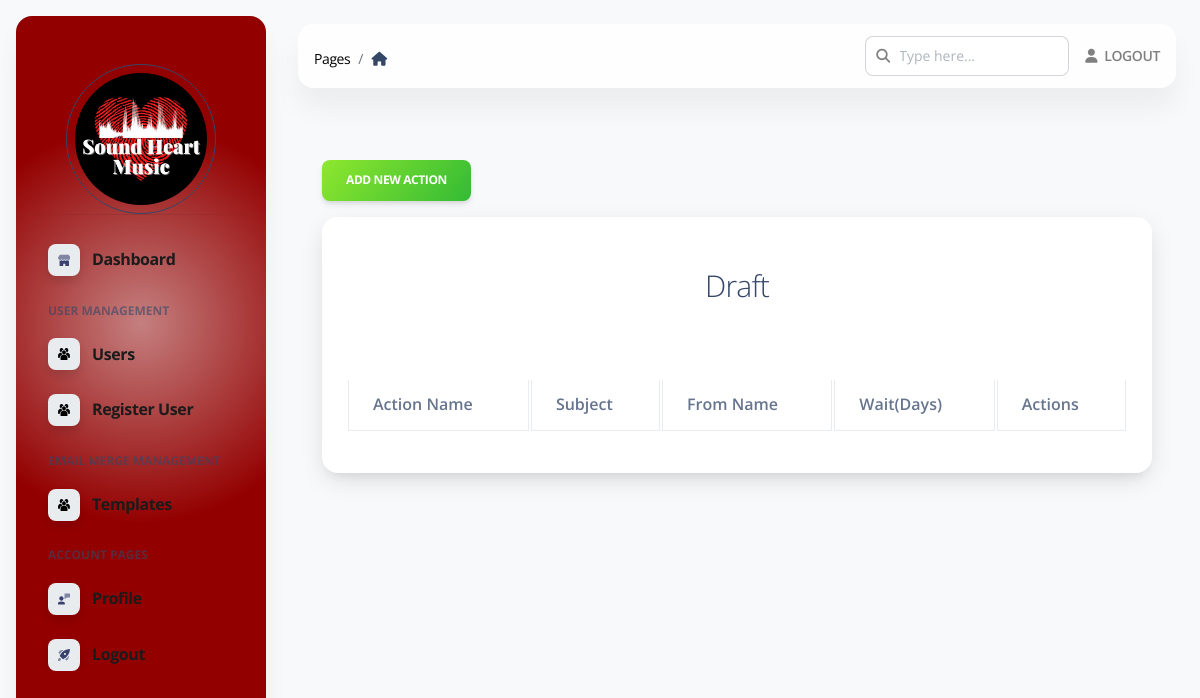
/template/view/3 (signed in), run on an earlier commit of the app's database.
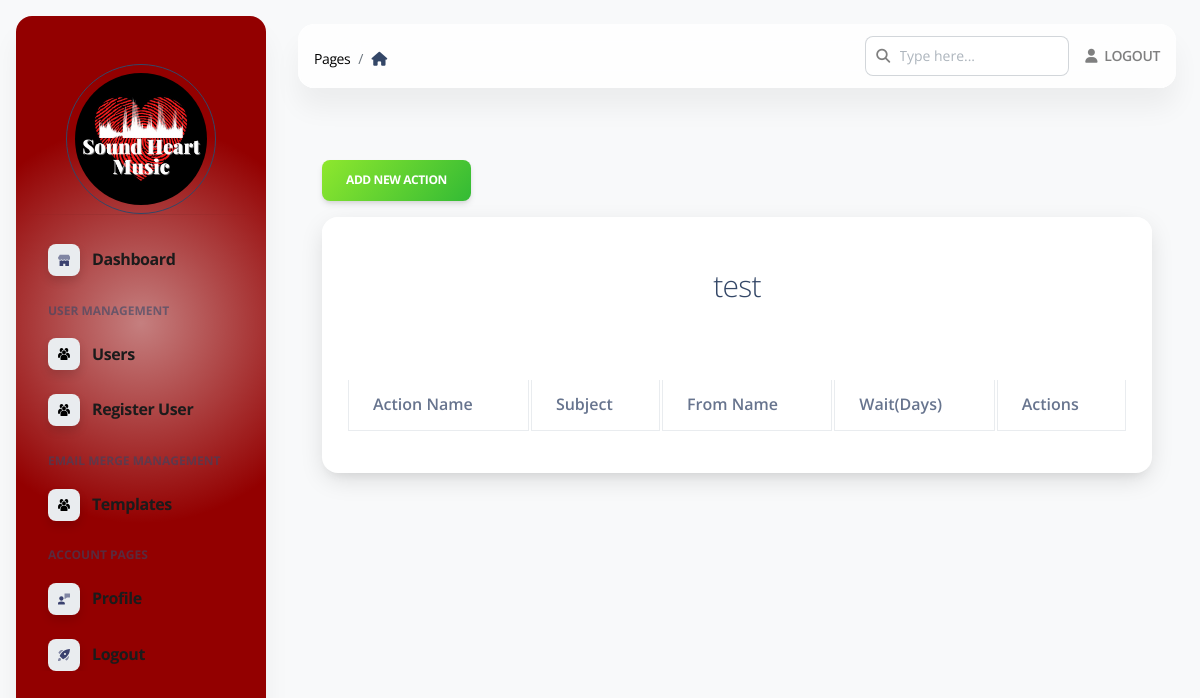
And on a later commit of the database.
### apps/models.py (models this page shows)
class Template(db.Model):
    id = db.Column(db.Integer, primary_key=True)
    template_name = db.Column(db.String(255))
    template_desc = db.Column(db.String(1024))
    status = db.Column(db.String(16))
    userid = db.Column(db.Integer)
    create_datetime = db.Column(db.DateTime(), default=datetime.datetime.utcnow, index=True)

### apps/home/routes.py (the view)
@blueprint.route('/template/view/<id>', methods=['GET'])
@login_required
@role_required('admin')
def template_view(id):
    temp =Template.query.get(id)
    template = {
        "name" : temp.template_name,
        "tempid" : temp.id
    }
    return render_template('home/admin_view_template.html',
                            template=template
                            )

### apps/__init__.py (called while the page is built)
def configure_database(app):
    @app.before_first_request
    def initialize_database():
        try:
            db.create_all()
        except Exception as e:
            print('> Error: DBMS Exception: ' + str(e) )
            basedir = os.path.abspath(os.path.dirname(__file__))
            app.config['SQLALCHEMY_DATABASE_URI'] = SQLALCHEMY_DATABASE_URI = 'sqlite:///' + os.path.join(basedir, 'db.sqlite3')
            print('> Fallback to SQLite ')
            db.create_all()
    @app.teardown_request
    def shutdown_session(exception=None):
        db.session.remove()

### apps/authentication/models.py (called while the page is built)
@login_manager.user_loader
def user_loader(id):
    return Users.query.filter_by(id=id).first()

### apps/home/routes.py (called while the page is built)
def role_required(role):
    def decorator(fn):
        @wraps(fn)
        def wrapper(*args, **kwargs):
            admin = Users.query.filter_by(email=current_user.email).first()
            if admin:
                if admin.role != role:
                    logout_user()
                    return redirect(url_for('home_blueprint.admin_login'))
                else:
                    return fn(*args, **kwargs)
            else:
                logout_user()
                return redirect(url_for('home_blueprint.admin_login'))
        return wrapper
    return decorator

### apps/templates/home/admin_view_template.html (shortened to what this page needs)
{% extends 'layouts/admin.html' %}
{% block stylesheets %}
    <link href="https://cdn.quilljs.com/1.3.6/quill.snow.css" rel="stylesheet">
    <link rel="stylesheet" href="https://cdn.datatables.net/1.13.6/css/jquery.dataTables.min.css">
    <link rel="stylesheet" href="https://cdn.datatables.net/1.13.4/css/dataTables.bootstrap.min.css">
    <link rel="stylesheet" href="https://cdn.datatables.net/fixedheader/3.3.2/css/fixedHeader.bootstrap.min.css">
    <link rel="stylesheet" href="https://cdn.datatables.net/responsive/2.4.1/css/responsive.bootstrap.min.css">
    <link rel="stylesheet" href="https://cdn.datatables.net/buttons/2.4.1/css/buttons.bootstrap5.min.css">
{% endblock stylesheets %}
{% block content %}
    <div class="container-fluid py-4">
        <div class="container mt-5">
            <button class="btn btn-success bg-gradient-success" data-bs-toggle="modal" id="addNewActionModalButton" onclick="addNewAction()" data-bs-target="#addNewActionModalMessage">Add New Action</button>
            <div class="card col shadow-lg border-0 rounded-lg">
                <div class="card-header"><h3 class="text-center font-weight-light my-4">{{template.name}}</h3></div>
                <div class="card-body">
                <table style="width:100%" id="filtersTable" class="table table-striped table-bordered nowrap">
                    <thead>
                    <tr>
                        <th>Action Name</th>
                        <th>Subject</th>
                        <th>From Name</th>
                        <th>Wait(days)</th>
                        <th>Actions</th>
                    </tr>
                    </thead>
                </table>
                </div>
            </div>
        </div>
        {% include "includes/footer.html" %}
    </div>
{% endblock content %}

### apps/templates/layouts/admin.html (shortened to what this page needs)
<!DOCTYPE html>
<html lang="en">
<head>
    <link href="{{ config.ASSETS_ROOT }}/css/nucleo-icons.css" rel="stylesheet"/>
    <link href="{{ config.ASSETS_ROOT }}/css/nucleo-svg.css" rel="stylesheet"/>
    <link href="{{ config.ASSETS_ROOT }}/css/nucleo-svg.css" rel="stylesheet"/>
    <link id="pagestyle" href="{{ config.ASSETS_ROOT }}/css/soft-ui-dashboard.css?v=1.0.6" rel="stylesheet"/>
    <link id="pagestyle_dark" href="{{ config.ASSETS_ROOT }}/css/dark-theme-core.css" rel="stylesheet"/>
    {% block stylesheets %}{% endblock stylesheets %}
</head>
<body class="g-sidenav-show  bg-gray-100">
{% include "includes/admin_sidebar.html" %}
<main class="main-content position-relative max-height-vh-100 h-100 border-radius-lg ">
    {% include "includes/admin_navigation.html" %}
    {% block content %}{% endblock content %}
</main>
</body>
</html>

### apps/templates/includes/admin_sidebar.html (shortened to what this page needs)
<aside style="background-image: radial-gradient(200px circle at 50% 40%, rgb(139 0 0 / 50%) 0, #930000 100%)"
       class="sidenav navbar navbar-vertical navbar-expand-xs border-0 border-radius-xl my-3 fixed-start ms-3 ps bg-white"
       id="sidenav-main" data-color="danger">
    <div class="d-flex justify-content-center align-items-center mt-5">
        <div class="rounded-circle border border-dark p-2" style="width: 150px; height: 150px;">
            <img src="{{ config.ASSETS_ROOT }}/img/logo.jpeg" alt="main_logo" class="w-100 h-100 rounded-circle">
        </div>
    </div>
    <hr class="horizontal dark mt-0">
    <div class="collapse navbar-collapse  w-auto " id="sidenav-collapse-main">
        <ul class="navbar-nav">
            <li class="nav-item">
                <a style="color:#1b1b1b !important;font-size: 16px;font-weight: bold;" class="nav-link {% if 'index' in segment %} active {% endif %}"
                   href="/admin">
                    <div class="icon icon-shape icon-sm shadow border-radius-md bg-white text-center me-2 d-flex align-items-center justify-content-center">
                    </div>
                    <span class="nav-link-text ms-1">Dashboard</span>
                </a>
            </li>
            <li class="nav-item mt-3">
                <h6 class="ps-4 ms-2 text-uppercase text-xs font-weight-bolder opacity-6">User Management</h6>
            </li>
            <li class="nav-item">
                <a style="color:#1b1b1b !important;font-size: 16px;font-weight: bold;" class="nav-link {% if 'users' in segment %} active {% endif %}"
                   href="/admin/users">
                    <div class="icon icon-shape icon-sm shadow border-radius-md bg-white text-center me-2 d-flex align-items-center justify-content-center">
                    </div>
                    <span class="nav-link-text ms-1">Users</span>
                </a>
            </li>
            <li class="nav-item">
                <a style="color:#1b1b1b !important;font-size: 16px;font-weight: bold;" class="nav-link {% if 'add_user' in segment %} active {% endif %}"
                   href="/admin/add/user">
                    <div class="icon icon-shape icon-sm shadow border-radius-md bg-white text-center me-2 d-flex align-items-center justify-content-center">
                    </div>
                    <span class="nav-link-text ms-1">Register User</span>
                </a>
            </li>
            <li class="nav-item mt-3">
                <h6 class="ps-4 ms-2 text-uppercase text-xs font-weight-bolder opacity-6">Email Merge Management</h6>
            </li>
            <li class="nav-item">
                <a style="color:#1b1b1b !important;font-size: 16px;font-weight: bold;" class="nav-link {% if 'templates' in segment %} active {% endif %}"
                   href="/admin/add/template">
                    <div class="icon icon-shape icon-sm shadow border-radius-md bg-white text-center me-2 d-flex align-items-center justify-content-center">
                    </div>
                    <span class="nav-link-text ms-1">Templates</span>
                </a>
            </li>
            <li class="nav-item mt-3">
                <h6 class="ps-4 ms-2 text-uppercase text-xs font-weight-bolder opacity-6">Account pages</h6>
            </li>
            <li class="nav-item">
                <a style="color:#1b1b1b !important;font-size: 16px;font-weight: bold;" class="nav-link {% if 'profile' in segment %} active {% endif %}"
                   href="/admin/profile">
                    <div class="icon icon-shape icon-sm shadow border-radius-md bg-white text-center me-2 d-flex align-items-center justify-content-center">
                    </div>
                    <span class="nav-link-text ms-1">Profile</span>
                </a>
            </li>
            <li class="nav-item">
                <a style="color:#1b1b1b !important;font-size: 16px;font-weight: bold;" class="nav-link  "
                   href="{{ url_for('authentication_blueprint.logout') }}">
                    <div class="icon icon-shape icon-sm shadow border-radius-md bg-white text-center me-2 d-flex align-items-center justify-content-center">
                    </div>
                    <span class="nav-link-text ms-1">Logout</span>
                </a>
            </li>
        </ul>
    </div>
</aside>

### apps/templates/includes/admin_navigation.html (shortened to what this page needs)
<nav style="opacity: 1 !important;" class="navbar  navbar-main navbar-expand-lg px-0 mx-4 shadow-none border-radius-xl position-sticky blur shadow-blur mt-4 left-auto top-1 z-index-sticky"
     id="navbarBlur" navbar-scroll="true">
    <div class="container-fluid py-1 px-3">
        <nav aria-label="breadcrumb">
            <ol  class="breadcrumb bg-transparent mb-0 pb-0 pt-1 px-0 me-sm-6 me-5">
                <li  class="breadcrumb-item text-sm"><a style="color: black !important; opacity: 1 !important;" class="opacity-5 text-dark" href="javascript:;">Pages</a></li>
                <li class="breadcrumb-item text-sm text-dark active" aria-current="page">
                    <i class="fa fa-home me-1"></i>
                </li>
            </ol>
        </nav>
        <div class="collapse navbar-collapse mt-sm-0 mt-2 me-md-0 me-sm-4" id="navbar">
            <div class="ms-md-auto pe-md-3 d-flex align-items-center">
                <div class="input-group">
                    <span class="input-group-text text-body text-bold text-black-50"><i class="fas fa-search" aria-hidden="true"></i></span>
                    <input type="text" class="form-control" placeholder="Type here...">
                </div>
            </div>
            <ul class="navbar-nav  justify-content-end">
                <li class="nav-item d-flex align-items-center">
                    <a href="{{ url_for('authentication_blueprint.logout') }}"
                       class="nav-link text-body font-weight-bold px-0">
                        <i class="fa fa-user me-sm-1 text-bold text-black-50"></i>
                        <span class="d-sm-inline d-none text-bold text-black-50">LOGOUT</span>
                    </a>
                </li>
            </ul>
        </div>
    </div>
</nav>

### apps/templates/includes/footer.html (shortened to what this page needs)
<footer class="footer pt-3  ">
  </footer>

### apps/static/assets/css/nucleo-svg.css (style rules this page uses)
.icon { display: inline-block; color: #111111; height: 1em; width: 1em; }
.icon-sm { height: 0.8em; width: 0.8em; }
.icon { fill: currentColor; stroke: none; }

### apps/static/assets/css/dark-theme-core.css (style rules this page uses)
body { transition: background-color 200ms ease-in; }

What changed in the data, as far as the page shows it:
changed Template: name "Draft" → "test"
